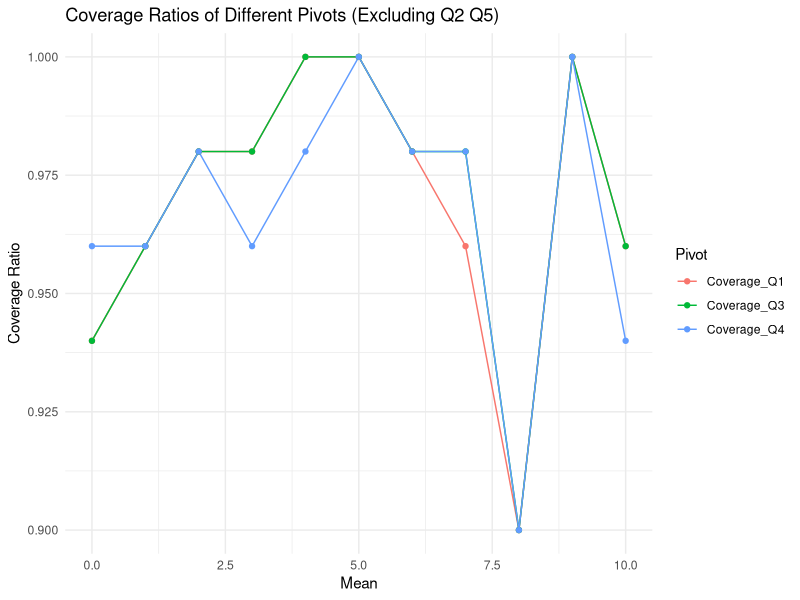
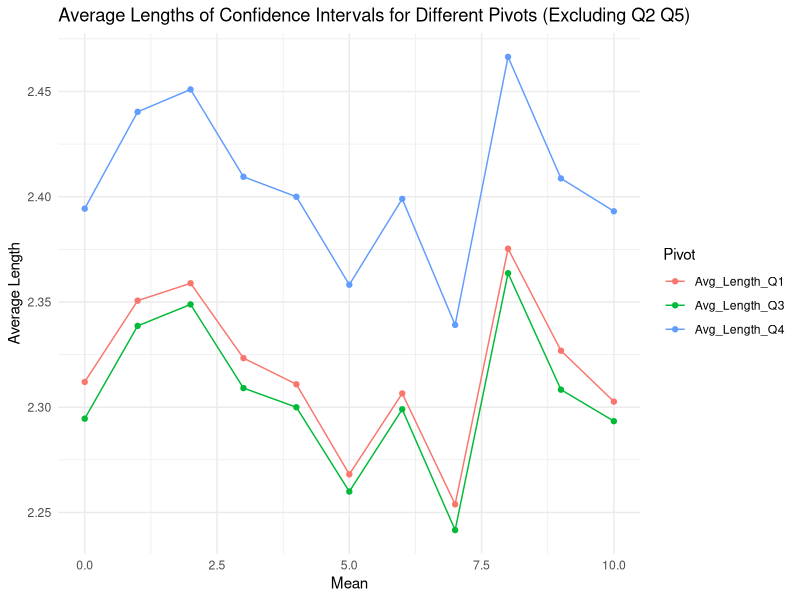
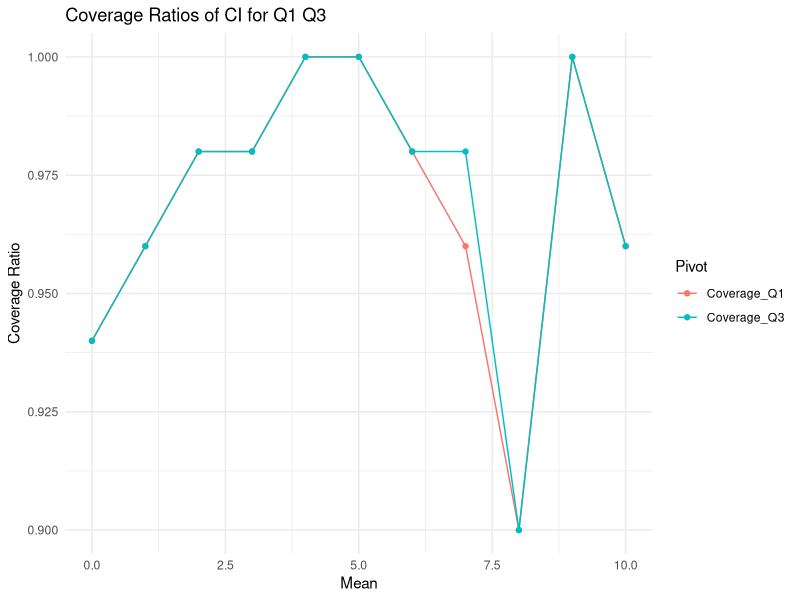
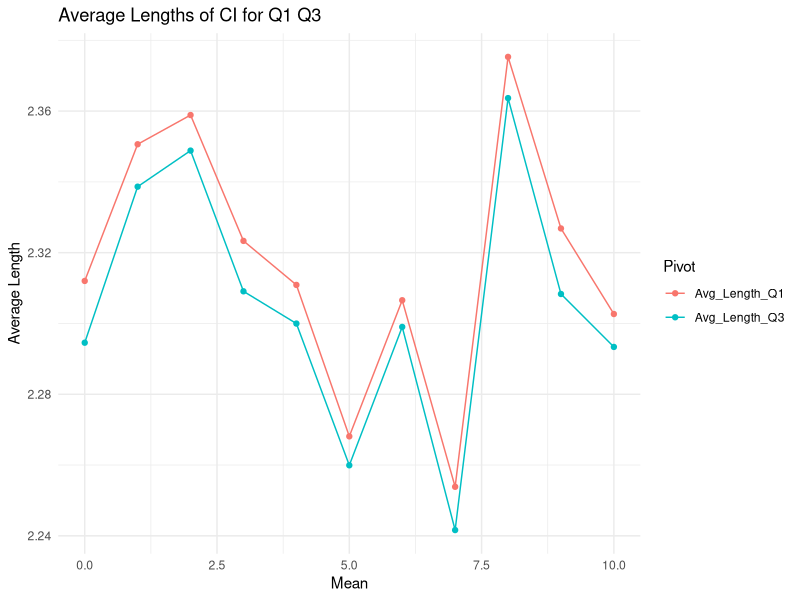

These charts were generated, in order, by the following R code:
## ---- chunk 1
# Set seed for reproducibility
set.seed(798)
# Number of samples
n_sample <- 200
# Number of trials
n_trial <- 1000
## ---- chunk 2
# Function f(x)
f <- function(x) {
  return(exp(-x) / (x^(1/3)))
}

# Monte Carlo integration with uniform distribution
monte_carlo_integration_uniform <- function(n) {
  x <- runif(n, min = 0, max = 1)
  integral <- mean(f(x))
  return(integral)
}

# Estimate the integral using Monte Carlo with uniform distribution
I_estimate <- monte_carlo_integration_uniform(n_sample)
cat("Estimated value of I using Monte Carlo with uniform distribution:", I_estimate, "\n")
## ---- chunk 3
# Perform multiple trials for uniform distribution
estimates <- replicate(n_trial, monte_carlo_integration_uniform(n_sample))
mean_estimate <- mean(estimates)
std_estimate <- sd(estimates)
cat("Mean estimate of I over 1000 trials:", mean_estimate, "\n")
cat("Standard deviation of estimates:", std_estimate, "\n")
## ---- chunk 4
# Custom PDF and Inverse CDF for the custom distribution
custom_pdf <- function(x) {
  return(2 / (3 * (x^(1/3))))
}

inverse_cdf <- function(u) {
  return(u^(3/2))
}

# Monte Carlo integration with custom distribution
monte_carlo_integration_custom <- function(n) {
  u <- runif(n)
  x <- inverse_cdf(u)
  g_x <- f(x) / custom_pdf(x)
  integral <- mean(g_x)
  return(integral)
}

# Estimate the integral using Monte Carlo with custom distribution
I_estimate_custom <- monte_carlo_integration_custom(n_sample)
cat("Estimated value of I using Monte Carlo with custom distribution:", I_estimate_custom, "\n")
## ---- chunk 5
# Perform multiple trials for custom distribution
estimates_custom <- replicate(n_trial, monte_carlo_integration_custom(n_sample))
mean_estimate_custom <- mean(estimates_custom)
std_estimate_custom <- sd(estimates_custom)
cat("Mean estimate of I over 1000 trials (custom distribution):", mean_estimate_custom, "\n")
cat("Standard deviation of estimates (custom distribution):", std_estimate_custom, "\n")
## ---- chunk 6
# Compute the actual value of the integral using numerical integration
library(pracma)
true_value <- integral(f, 0, 1)
cat("Actual value of I:", true_value, "\n")

# Calculate the error in estimates
error_estimate <- abs(mean_estimate - true_value)
error_estimate_custom <- abs(mean_estimate_custom - true_value)
cat("Error with uniform distribution method:", error_estimate, "\n")
cat("Error with custom distribution method:", error_estimate_custom, "\n")
## ---- chunk 7
# Independent t-test between the two sets of estimates
# t_test_ind <- t.test(estimates, estimates_custom, var.equal = FALSE)
# cat("Difference in means:", t_test_ind$estimate[1] - t_test_ind$estimate[2], "\n")
# cat("Difference in variances:", var(estimates) - var(estimates_custom), "\n")
# cat("Independent T-test statistic:", t_test_ind$statistic, ", P-value:", t_test_ind$p.value, "\n")
# if (t_test_ind$p.value < 0.05) {
#   cat("The means of the two methods are significantly different (Independent T-test).\n")
# } else {
#   cat("The means of the two methods are not significantly different (Independent T-test).\n")
# }

# Or simply t.test(estimates, estimates_custom, var.equal = FALSE)
t.test(estimates, estimates_custom, var.equal = FALSE)
## ---- chunk 8
# Paired t-test if applicable
t.test(estimates, estimates_custom, paired = TRUE)
## ---- chunk 9
library(knitr)
# Define the comparison data
comparison <- data.frame(
  Estimators = c("MME","MLE","Alternative"),
  Biasness = c("Unbiased", "Unbiased", "Unbiased"),
  Variance = c("(2*sigma^4 + 4*mu0^2*sigma^2)/n", "2*sigma^4/n", "2*sigma^4")
)
# The variance of MME estimator can be computed using propertoes of moment generating function

# Print the comparison table
kable(comparison, caption = "Comparison of Variance Estimators")

## ---- chunk 10
library(tidyverse)
set.seed(798)

# Parameters
n <- 100
pop_mean_values <- c(0:10)
pop_var <- 4  
num_simulations <- 50
alpha = 0.05


n2 <- 100  # Sample size for the second sample
mu2 <- 5
sigma2_sq <- 12  # Known variance of the second sample

## ---- chunk 11
evaluate_ci <- function(n, num_simulations, mean_values, pop_var, alpha = 0.05) {
  num_means <- length(mean_values)
  
  # Storage for results
  results <- tibble(
    Mean = numeric(num_means),
    Coverage_Q1 = numeric(num_means),
    Coverage_Q2 = numeric(num_means),
    Coverage_Q3 = numeric(num_means),
    Coverage_Q4 = numeric(num_means),
    Coverage_Q5 = numeric(num_means),
    Avg_Length_Q1 = numeric(num_means),
    Avg_Length_Q2 = numeric(num_means),
    Avg_Length_Q3 = numeric(num_means),
    Avg_Length_Q4 = numeric(num_means),
    Avg_Length_Q5 = numeric(num_means)
  )
  
  # Loop over each mean value
  for (j in 1:num_means) {
    pop_mean <- mean_values[j]
    
    # Storage for CI results
    ci_lower_q1 <- numeric(num_simulations)
    ci_upper_q1 <- numeric(num_simulations)
    
    ci_lower_q2 <- numeric(num_simulations)
    ci_upper_q2 <- numeric(num_simulations)
    
    ci_lower_q3 <- numeric(num_simulations)
    ci_upper_q3 <- numeric(num_simulations)
    
    ci_lower_q4 <- numeric(num_simulations)
    ci_upper_q4 <- numeric(num_simulations)
    
    ci_lower_q5 <- numeric(num_simulations)
    ci_upper_q5 <- numeric(num_simulations)



    contains_pop_var_q1 <- logical(num_simulations)
    contains_pop_var_q2 <- logical(num_simulations)
    contains_pop_var_q3 <- logical(num_simulations)
    contains_pop_var_q4 <- logical(num_simulations)
    contains_pop_var_q5 <- logical(num_simulations)
    
    interval_length_q1 <- numeric(num_simulations)
    interval_length_q2 <- numeric(num_simulations)
    interval_length_q3 <- numeric(num_simulations)
    interval_length_q4 <- numeric(num_simulations)
    interval_length_q5 <- numeric(num_simulations)
    
    for (i in 1:num_simulations) {
      # Simulate random sample
      sample_data <- rnorm(n, mean = pop_mean, sd = sqrt(pop_var))
      sample2 <- rnorm(n2, mean = mu2, sd = sqrt(sigma2_sq))
      
      sample_mean <- mean(sample_data)
      sample_var <- var(sample_data)
      
      sample2_mean <- mean(sample2)
      sample2_var <- var(sample2)
      
      sample_sum_squared <- sum((sample_data - pop_mean)^2)
      mle_estimator <- sample_sum_squared/n
      
      # Compute 95% CI for population variance using new pivots
      chi2_q1_lower <- qchisq(alpha/2, df = n-1)
      chi2_q1_upper <- qchisq(1-alpha/2, df = n-1)
      
      chi2_q2_lower <- qchisq(alpha/2, df = 1)
      chi2_q2_upper <- qchisq(1-alpha/2, df = 1)
      
      chi2_q3_lower <- qchisq(alpha/2, df = n)
      chi2_q3_upper <- qchisq(1-alpha/2, df = n)
      
      chi2_q4_lower <- qnorm(alpha/2)
      chi2_q4_upper <- qnorm(1-alpha/2)
      
      f_q5_lower <- qf(alpha / 2, n-1, n2-1)
      f_q5_upper <- qf(1 - alpha / 2, n-1, n2-1)


      
      # For Q1
      ci_lower_q1[i] <- (n-1) * sample_var / chi2_q1_upper
      ci_upper_q1[i] <- (n-1) * sample_var / chi2_q1_lower
      
      # For Q2
      ci_lower_q2[i] <- (n * (sample_mean - pop_mean)^2) / chi2_q2_upper
      ci_upper_q2[i] <- (n * (sample_mean - pop_mean)^2) / chi2_q2_lower
      
      # For Q3
      ci_lower_q3[i] <- sample_sum_squared / chi2_q3_upper
      ci_upper_q3[i] <- sample_sum_squared / chi2_q3_lower
      
      # For Q4
      ci_lower_q4[i] <- mle_estimator / (1 + sqrt(2/n)*chi2_q4_upper)
      ci_upper_q4[i] <- mle_estimator / (1 - sqrt(2/n)*chi2_q4_upper)
      
      # For Q5
      ci_lower_q5[i] <- (sample_var / (sample2_var / sigma2_sq)) / f_q5_upper
      ci_upper_q5[i] <- (sample_var / (sample2_var / sigma2_sq)) / f_q5_lower


      
      # Check if the true sigma^2 falls within the CI
      contains_pop_var_q1[i] <- (ci_lower_q1[i] <= pop_var) && (ci_upper_q1[i] >= pop_var)
      contains_pop_var_q2[i] <- (ci_lower_q2[i] <= pop_var) && (ci_upper_q2[i] >= pop_var)
      contains_pop_var_q3[i] <- (ci_lower_q3[i] <= pop_var) && (ci_upper_q3[i] >= pop_var)
      contains_pop_var_q4[i] <- (ci_lower_q4[i] <= pop_var) && (ci_upper_q4[i] >= pop_var)
       contains_pop_var_q5[i] <- (ci_lower_q5[i] <= pop_var) && (ci_upper_q5[i] >= pop_var)

      
      # Calculate interval lengths
      interval_length_q1[i] <- ci_upper_q1[i] - ci_lower_q1[i]
      interval_length_q2[i] <- ci_upper_q2[i] - ci_lower_q2[i]
      interval_length_q3[i] <- ci_upper_q3[i] - ci_lower_q3[i]
      interval_length_q4[i] <- ci_upper_q4[i] - ci_lower_q4[i]
      interval_length_q5[i] <- ci_upper_q5[i] - ci_lower_q5[i]
    }
    
    # Aggregate results
    results$Mean[j] <- pop_mean
    results$Coverage_Q1[j] <- mean(contains_pop_var_q1)
    results$Coverage_Q2[j] <- mean(contains_pop_var_q2)
    results$Coverage_Q3[j] <- mean(contains_pop_var_q3)
    results$Coverage_Q4[j] <- mean(contains_pop_var_q4)
    results$Coverage_Q5[j] <- mean(contains_pop_var_q5)

    results$Avg_Length_Q1[j] <- mean(interval_length_q1)
    results$Avg_Length_Q2[j] <- mean(interval_length_q2)
    results$Avg_Length_Q3[j] <- mean(interval_length_q3)
    results$Avg_Length_Q4[j] <- mean(interval_length_q4)
    results$Avg_Length_Q5[j] <- mean(interval_length_q5)
  }
  
  results
}

## ---- chunk 12
results <- evaluate_ci(n, num_simulations, pop_mean_values, pop_var, alpha)
print(results)
## ---- chunk 13
library(ggplot2)
#  Reshape data for plotting coverage ratios, excluding Q2
coverage_long <- results %>%
  pivot_longer(cols = starts_with("Coverage_"), names_to = "Pivot", values_to = "Coverage_Ratio") %>%
  #filter(Pivot != "Coverage_Q2"&Pivot != "Coverage_Q3"&Pivot != "Coverage_Q4")
  filter(Pivot != "Coverage_Q2"&Pivot != "Coverage_Q5")

# Plot coverage ratios without Q2
ggplot(coverage_long, aes(x = Mean, y = Coverage_Ratio, color = Pivot)) +
  geom_line() +
  geom_point() +
  labs(title = "Coverage Ratios of Different Pivots (Excluding Q2 Q5)",
       x = "Mean",
       y = "Coverage Ratio",
       color = "Pivot") +
  theme_minimal()

# Reshape data for plotting average lengths, excluding Q2
length_long <- results %>%
  pivot_longer(cols = starts_with("Avg_Length_"), names_to = "Pivot", values_to = "Avg_Length") %>%
  #filter(Pivot != "Avg_Length_Q2"&Pivot != "Avg_Length_Q3"&Pivot != "Avg_Length_Q4")
  filter(Pivot != "Avg_Length_Q2"&Pivot != "Avg_Length_Q5")

# Plot average lengths without Q2
ggplot(length_long, aes(x = Mean, y = Avg_Length, color = Pivot)) +
  geom_line() +
  geom_point() +
  labs(title = "Average Lengths of Confidence Intervals for Different Pivots (Excluding Q2 Q5)",
       x = "Mean",
       y = "Average Length",
       color = "Pivot") +
  theme_minimal()
## ---- chunk 14
#  Reshape data for plotting coverage ratios, excluding Q2 Q4 Q5
coverage_long <- results %>%
  pivot_longer(cols = starts_with("Coverage_"), names_to = "Pivot", values_to = "Coverage_Ratio") %>%
  filter(Pivot != "Coverage_Q2"&Pivot != "Coverage_Q4"&Pivot != "Coverage_Q5")

# Plot coverage ratios without Q2 Q4 Q5
ggplot(coverage_long, aes(x = Mean, y = Coverage_Ratio, color = Pivot)) +
  geom_line() +
  geom_point() +
  labs(title = "Coverage Ratios of CI for Q1 Q3",
       x = "Mean",
       y = "Coverage Ratio",
       color = "Pivot") +
  theme_minimal()

# Reshape data for plotting average lengths, excluding Q2 Q4 Q5
length_long <- results %>%
  pivot_longer(cols = starts_with("Avg_Length_"), names_to = "Pivot", values_to = "Avg_Length") %>%
  filter(Pivot != "Avg_Length_Q2"&Pivot != "Avg_Length_Q4"&Pivot != "Avg_Length_Q5")

# Plot average lengths without Q2 Q4 Q5
ggplot(length_long, aes(x = Mean, y = Avg_Length, color = Pivot)) +
  geom_line() +
  geom_point() +
  labs(title = "Average Lengths of CI for Q1 Q3",
       x = "Mean",
       y = "Average Length",
       color = "Pivot") +
  theme_minimal()
